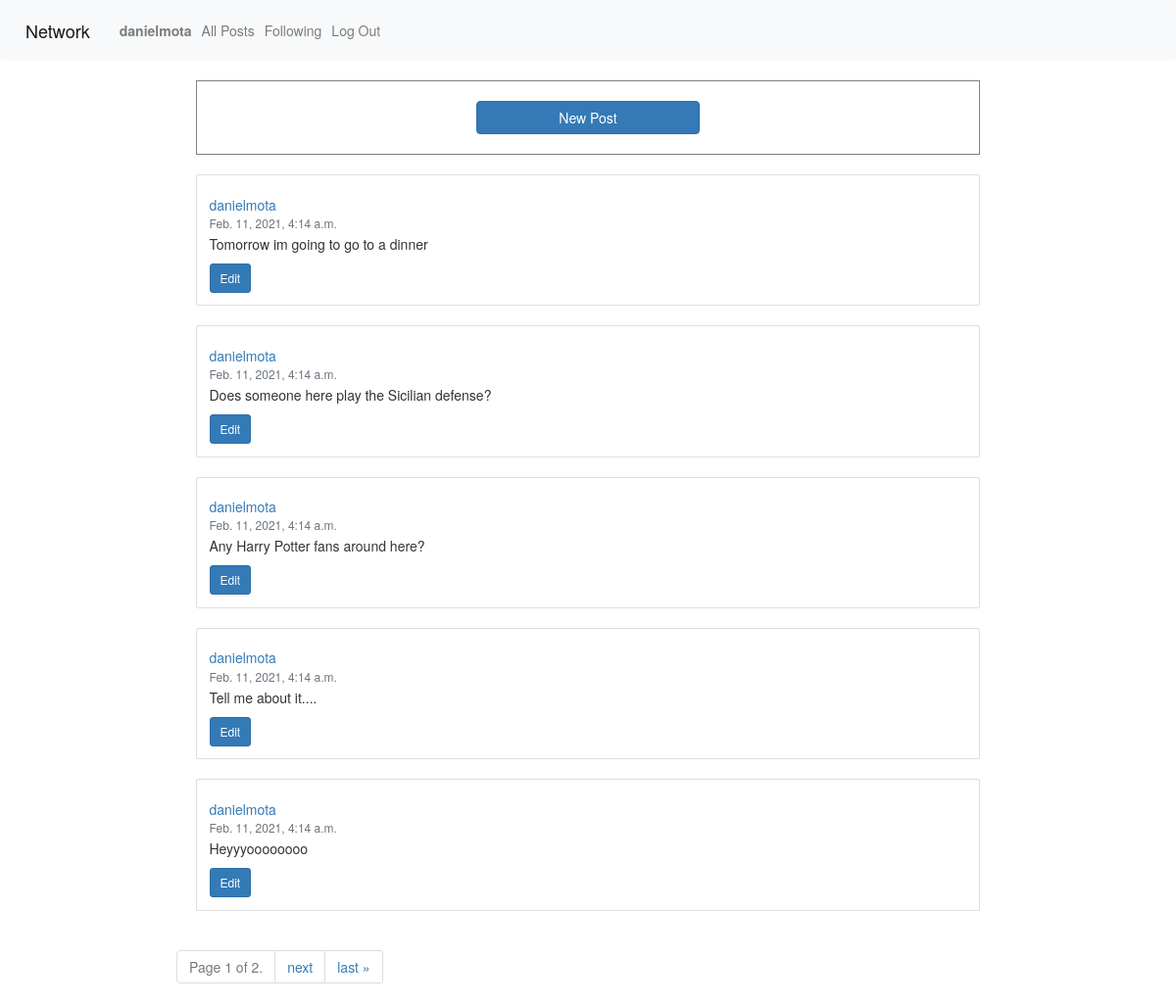
Page / (signed in) on the earlier database version.
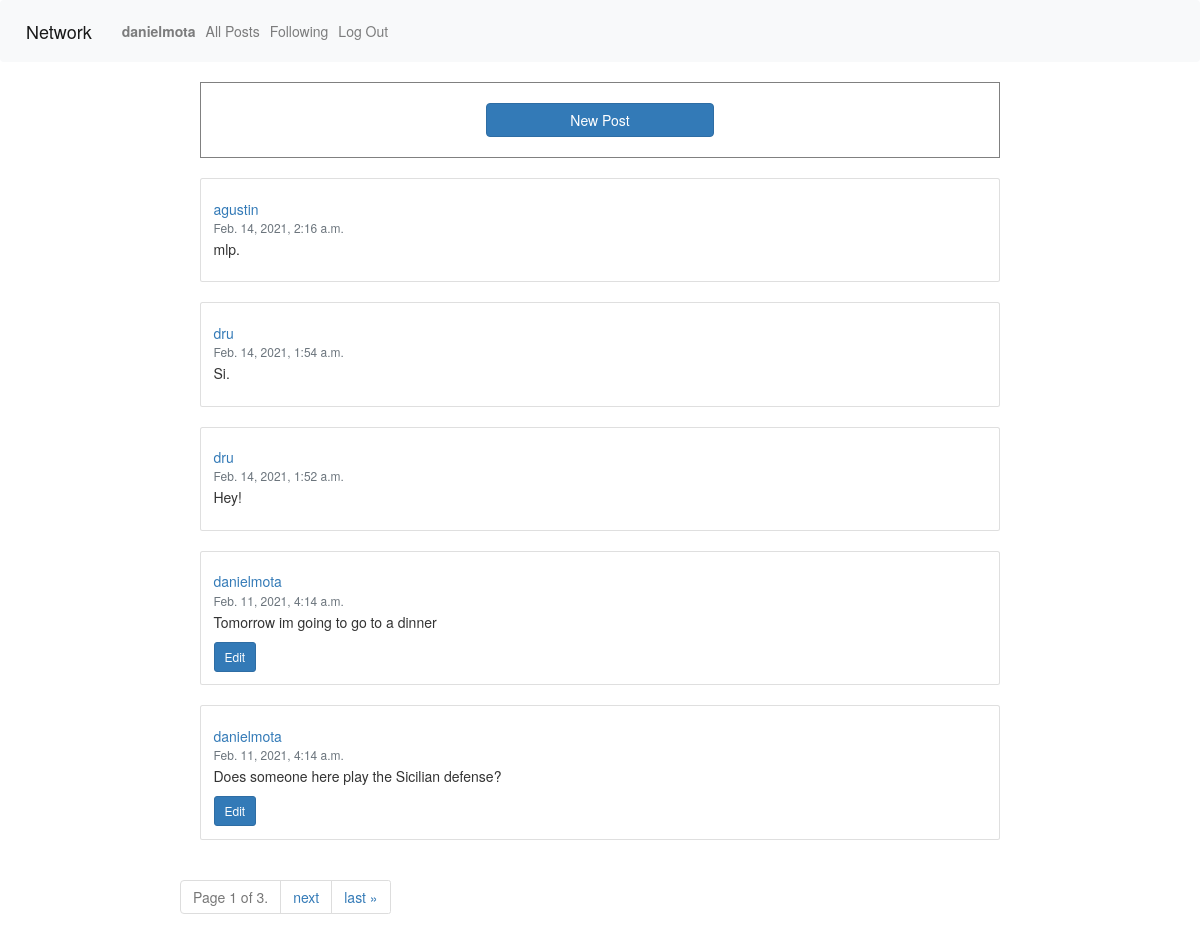
Same page on the later database version.
### network/models.py (models this page shows, shortened)
class Post(models.Model):
    post = models.CharField(max_length=1000)
    poster = models.ForeignKey(User, on_delete=models.CASCADE, related_name="poster")
    likes = models.IntegerField(default=0)
    likers = models.ManyToManyField(User, related_name="likers")
    timestamp = models.DateTimeField(auto_now_add=True)

class User(AbstractUser):
    pass

### network/views.py (the view)
# urls.py: path("", views.index, name="index"),
def index(request):
    posts = Post.objects.all().order_by('-timestamp')
    paginator = Paginator(posts, 5)
    pageNum = request.GET.get('page')
    page_obj = paginator.get_page(pageNum)
    return render(request, "network/index.html", {
        "page_obj": page_obj
    })

### network/templates/network/index.html (shortened to what this page needs)
{% extends "network/layout.html" %}
{% load static %}
{% block body %}
{% if profileUser %}
{% block profile %}
{% endblock %}
{% else %}
{% if user.is_authenticated %}
<div id="newPostContainer">
    <button id="newPostButton" class="btn btn-primary">New Post</button>
</div>
{% endif %}
{% endif %}
{% for post in page_obj %}
<div id="post" class="card">
    <div class="card-body">
        <a id="postUser" href="{% url 'profile' post.poster %}">
            <h5 class="card-title">{{ post.poster.username }}</h5>
        </a>
        <h6 id="postTime" class="card-subtitle mb-2 text-muted">{{ post.timestamp }}</h6>
        <p id="postText" class="card-text">{{ post.post }}</p>
        {% if request.user == post.poster %}
        <button id="editButton" type="button" class="btn btn-primary btn-sm">Edit</button>
        {% endif %}
    </div>
</div>
{% endfor %}
<nav aria-label="Page navigation">
    <ul class="pagination step-links">
        <li class="page-item disabled"><span class="current">
                Page {{ page_obj.number }} of {{ page_obj.paginator.num_pages }}.
            </span></li>
        {% if page_obj.has_next %}
        <li class="page-item"><a class="page-link" href="?page={{ page_obj.next_page_number }}">next</a></li>
        <li class="page-item"><a class="page-link" href="?page={{ page_obj.paginator.num_pages }}">last &raquo;</a></li>
        {% endif %}
    </ul>
</nav>
{% endblock %}

Differences in the rows shown:
no longer on this page (row unchanged): Post: poster.username "danielmota", timestamp "Feb. 11, 2021, 4:14 a.m.", post "Any Harry Potter fans around here?", shows "Edit"
no longer on this page (row unchanged): Post: poster.username "danielmota", timestamp "Feb. 11, 2021, 4:14 a.m.", post "Tell me about it....", shows "Edit"
no longer on this page (row unchanged): Post: poster.username "danielmota", timestamp "Feb. 11, 2021, 4:14 a.m.", post "Heyyyoooooooo", shows "Edit"
added Post: poster.username "agustin", timestamp "Feb. 14, 2021, 2:16 a.m.", post "mlp."
added Post: poster.username "dru", timestamp "Feb. 14, 2021, 1:54 a.m.", post "Si."
added Post: poster.username "dru", timestamp "Feb. 14, 2021, 1:52 a.m.", post "Hey!"
Other differences:
{{ page_obj.paginator.num_pages }}: "2" → "3"
